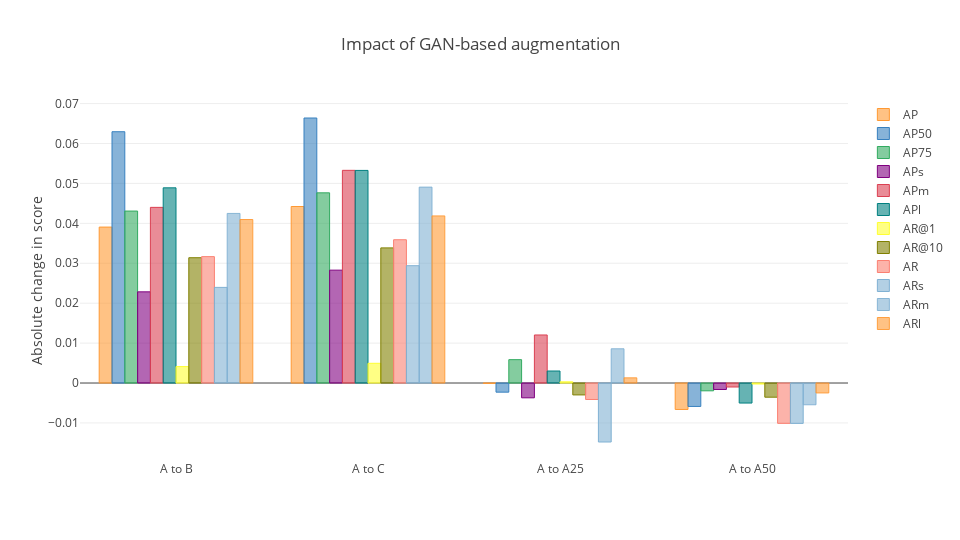

Notebook code cell kept with this figure:
### Code cell
cf.go_offline(connected = True)
config = {
    "modeBarButtonsToRemove": ["sendDataToCloud"],
    "displaylogo": False
}
layout = {
    "title": "Impact of GAN-based augmentation",
    "yaxis": {
        "title": "Absolute change in score"
    },
    "width": 960,
    "height": 540
}
fig = df_combined.iplot(kind = "bar", y = ["AP", "AP50", "AP75", "APs", "APm", "APl", "AR@1", "AR@10", "AR", "ARs", "ARm", "ARl"], layout = layout, asFigure = True)
py.offline.iplot(fig, show_link = False, config = config)

### Figure 1 — Plotly figure (JSON) as saved in the notebook; plotly's stock layout.template omitted (floating-point values rounded to 4 significant figures)
{"data": [{"marker": {"color": "rgba(255, 153, 51, 0.6)", "line": {"color": "rgba(255, 153, 51, 1.0)", "width": 1}}, "name": "AP", "orientation": "v", "text": "", "type": "bar", "uid": "1fcacf31-96eb-4740-825c-a5dc4f272845", "x": ["A to B", "A to C", "A to A25", "A to A50"], "y": [0.03907, 0.04422, -8.023e-05, -0.006616]}, {"marker": {"color": "rgba(55, 128, 191, 0.6)", "line": {"color": "rgba(55, 128, 191, 1.0)", "width": 1}}, "name": "AP50", "orientation": "v", "text": "", "type": "bar", "uid": "a754f4ff-e71e-4a25-8691-d7df4811b16e", "x": ["A to B", "A to C", "A to A25", "A to A50"], "y": [0.06295, 0.06639, -0.002287, -0.005864]}, {"marker": {"color": "rgba(50, 171, 96, 0.6)", "line": {"color": "rgba(50, 171, 96, 1.0)", "width": 1}}, "name": "AP75", "orientation": "v", "text": "", "type": "bar", "uid": "e6fa41b9-b74e-45fe-877e-88907ab85d68", "x": ["A to B", "A to C", "A to A25", "A to A50"], "y": [0.04308, 0.04764, 0.005851, -0.001953]}, {"marker": {"color": "rgba(128, 0, 128, 0.6)", "line": {"color": "rgba(128, 0, 128, 1.0)", "width": 1}}, "name": "APs", "orientation": "v", "text": "", "type": "bar", "uid": "95565d7f-62aa-450c-90a3-12774ae78021", "x": ["A to B", "A to C", "A to A25", "A to A50"], "y": [0.02284, 0.02828, -0.003707, -0.001616]}, {"marker": {"color": "rgba(219, 64, 82, 0.6)", "line": {"color": "rgba(219, 64, 82, 1.0)", "width": 1}}, "name": "APm", "orientation": "v", "text": "", "type": "bar", "uid": "7ea77fb6-5155-4ae2-8419-7eb08997c645", "x": ["A to B", "A to C", "A to A25", "A to A50"], "y": [0.04401, 0.05328, 0.01204, -0.0009983]}, {"marker": {"color": "rgba(0, 128, 128, 0.6)", "line": {"color": "rgba(0, 128, 128, 1.0)", "width": 1}}, "name": "APl", "orientation": "v", "text": "", "type": "bar", "uid": "52d77cd9-866c-4e3c-b8c6-4904af595adc", "x": ["A to B", "A to C", "A to A25", "A to A50"], "y": [0.0489, 0.05326, 0.003011, -0.005013]}, {"marker": {"color": "rgba(255, 255, 51, 0.6)", "line": {"color": "rgba(255, 255, 51, 1.0)", "width": 1}}, "name": "AR@1", "orientation": "v", "text": "", "type": "bar", "uid": "75d100cf-1d94-42c3-86fc-6ead0e54ec41", "x": ["A to B", "A to C", "A to A25", "A to A50"], "y": [0.00412, 0.004941, 0.0002958, -0.000241]}, {"marker": {"color": "rgba(128, 128, 0, 0.6)", "line": {"color": "rgba(128, 128, 0, 1.0)", "width": 1}}, "name": "AR@10", "orientation": "v", "text": "", "type": "bar", "uid": "f78a7388-7a97-49e7-9c1d-aa1f833fffda", "x": ["A to B", "A to C", "A to A25", "A to A50"], "y": [0.03139, 0.03386, -0.00298, -0.00355]}, {"marker": {"color": "rgba(251, 128, 114, 0.6)", "line": {"color": "rgba(251, 128, 114, 1.0)", "width": 1}}, "name": "AR", "orientation": "v", "text": "", "type": "bar", "uid": "c1ee7f73-94e9-4619-8f93-2105f1575792", "x": ["A to B", "A to C", "A to A25", "A to A50"], "y": [0.03166, 0.03589, -0.00412, -0.0101]}, {"marker": {"color": "rgba(128, 177, 211, 0.6)", "line": {"color": "rgba(128, 177, 211, 1.0)", "width": 1}}, "name": "ARs", "orientation": "v", "text": "", "type": "bar", "uid": "4d6f1f35-b24c-409e-8dbc-6bf8684dd8a4", "x": ["A to B", "A to C", "A to A25", "A to A50"], "y": [0.02396, 0.02939, -0.01477, -0.01011]}, {"marker": {"color": "rgba(128, 177, 211, 0.6)", "line": {"color": "rgba(128, 177, 211, 0.8999999999999999)", "width": 1}}, "name": "ARm", "orientation": "v", "text": "", "type": "bar", "uid": "0391f09b-c932-4192-9b0f-c2e98b0c277f", "x": ["A to B", "A to C", "A to A25", "A to A50"], "y": [0.04249, 0.04908, 0.008575, -0.005447]}, {"marker": {"color": "rgba(255, 153, 51, 0.6)", "line": {"color": "rgba(255, 153, 51, 0.8999999999999999)", "width": 1}}, "name": "ARl", "orientation": "v", "text": "", "type": "bar", "uid": "5bc431ee-9b27-4c54-882e-7046ea435d57", "x": ["A to B", "A to C", "A to A25", "A to A50"], "y": [0.04096, 0.04186, 0.001299, -0.002486]}], "layout": {"height": 540, "title": {"text": "Impact of GAN-based augmentation"}, "width": 960, "yaxis": {"title": {"text": "Absolute change in score"}}}}
